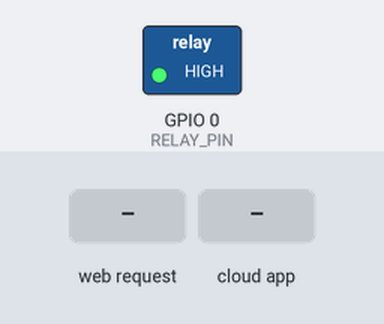
A sketch run on a simulated ESP8266 (NodeMCU). Parts: switched loads named in the sketch (green lamp = pin HIGH). The test bench sets the inputs (shaded band). WiFi joins after 1.5 s; servers stay silent unless stated; EEPROM starts erased; no MQTT or app messages arrive unless stated.

Above: at 2.8 s.
2.9 s: HTTP request GET /?sendCommand=1&ontime=1&offtime=1 received
At 3.2 s:
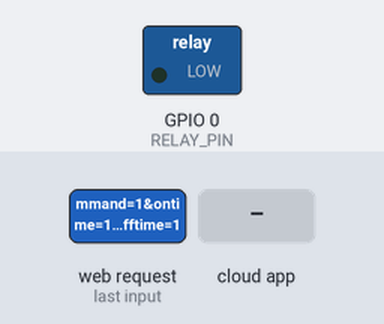
5.9 s: HTTP request GET /?sendCommand=1 received
At 6.6 s:
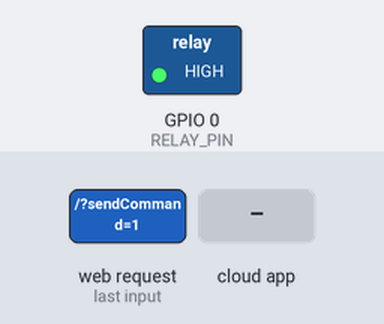
7.4 s: the phone or cloud app sets Amplifier to 1
At 8.8 s:
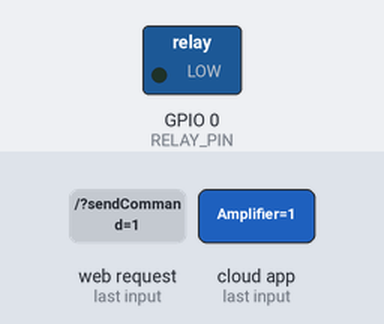
Timing chart, 0 to 10.4 s (numbered marks = the images above; inputs shaded):
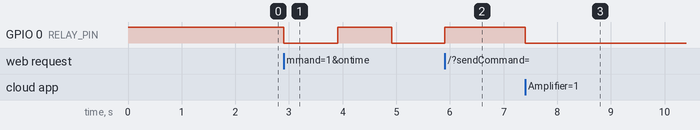

Measured:
- after the input at 2.9 s, GPIO 0 (RELAY_PIN): HIGH → LOW at once, → HIGH 1.0 s later, → LOW 1.0 s later
- after the input at 5.9 s, GPIO 0 (RELAY_PIN): goes on until 5.9 s, then stays HIGH
- after the input at 7.4 s, GPIO 0 (RELAY_PIN): HIGH → LOW at once

The sketch:

ESP01_1ChannelSwitch.ino
```cpp
#include <ESP8266WiFi.h>
#include <ESP8266WebServer.h>
#include <PubSubClient.h>
#include <ArduinoOTA.h>
#include <EEPROM.h>
#include "fauxmoESP.h"

#define IDENTIFIER 7867
#ifndef STASSID
#define STASSID "Allahu Akbar"
#define STAPSK  "bg$786786"
#define HOSTNAME "Amplifier"
#define DEVICE_TITLE "Amplifier Switch"
#define DATA_REFRESH_DELAY 3000 // 3 Seconds
#define DEFAULT_ON_DURATION   2000
#define DEFAULT_OFF_DURATION  2000
#endif

fauxmoESP fauxmo;

static const String FOOTER = String("<br/><br/><br/><br/><br/><br/><br/>\n")
                           + String("<font face=\"Arial\" size=\"2\">\n")
                           + String("<table width=\"100%\" bgcolor=\"lightgray\" style=\"color: black;\">\n")
                           + String("  <tr><td>&nbsp;</td></tr>\n")
                           + String("  <tr>\n")
                           + String("    <td colspan=\"2\" align=\"center\">&#169; Copyright 2020 Alithis Technologies - All Rights Reserved</td>\n")
                           + String("  </tr>\n")
                           + String("  <tr><td>&nbsp;</td></tr>\n")
                           + String("  <tr>\n")
                           + String("    <td colspan=\"2\" align=\"center\">&nbsp;<a href=\"https://alithistech.com\">Alithis Technologies</a></td>\n")
                           + String("  <tr>\n")
                           + String("  <tr><td>&nbsp;</td></tr>\n")
                           + String("  <tr>\n")
                           + String("    <td align=\"left\"><a href=\"mailto:getitdone@alithistech.com\">mohammad.mujeeb@gmail.com</a></td>\n")
                           + String("    <td align=\"right\"><a href=\"tel:+919880506766\">+91-9880506766</a>&nbsp;</td>\n")
                           + String("  <tr>\n")
                           + String("  <tr><td>&nbsp;</td></tr>\n")
                           + String("</table>\n")
                           + String("</font>\n");

static const String STYLE   = String("   <meta name=\"viewport\" content=\"width=device-width, initial-scale=1\">")
                            + String("   <style>")
                            + String("     .switch {")
                            + String("       position: relative;")
                            + String("       display: inline-block;")
                            + String("       width: 60px;")
                            + String("       height: 34px;")
                            + String("     }")
                            + String("     ")
                            + String("     .switch input {")
                            + String("       opacity: 0;")
                            + String("       width: 0;")
                            + String("       height: 0;")
                            + String("     }")
                            + String("     ")
                            + String("     .slider {")
                            + String("       position: absolute;")
                            + String("       cursor: pointer;")
                            + String("       top: 0;")
                            + String("       left: 0;")
                            + String("       right: 0;")
                            + String("       bottom: 0;")
                            + String("       background-color: #ccc;")
                            + String("       -webkit-transition: .4s;")
                            + String("       transition: .4s;")
                            + String("     }")
                            + String("     ")
                            + String("     .slider:before {")
                            + String("       position: absolute;")
                            + String("       content: \"\";")
                            + String("       height: 26px;")
                            + String("       width: 26px;")
                            + String("       left: 4px;")
                            + String("       bottom: 4px;")
                            + String("       background-color: white;")
                            + String("       -webkit-transition: .4s;")
                            + String("       transition: .4s;")
                            + String("     }")
                            + String("     ")
                            + String("     input:checked + .slider {")
                            + String("       background-color: #2196F3;")
                            + String("     }")
                            + String("     ")
                            + String("     input:focus + .slider {")
                            + String("       box-shadow: 0 0 1px #2196F3;")
                            + String("     }")
                            + String("     ")
                            + String("     input:checked + .slider:before {")
                            + String("       -webkit-transform: translateX(26px);")
                            + String("       -ms-transform: translateX(26px);")
                            + String("       transform: translateX(26px);")
                            + String("     }")
                            + String("     ")
                            + String("     /* Rounded sliders */")
                            + String("     .slider.round {")
                            + String("       border-radius: 34px;")
                            + String("     }")
                            + String("     ")
                            + String("     .slider.round:before {")
                            + String("       border-radius: 50%;")
                            + String("     }")
                            + String("   </style>");

const char* ssid = STASSID;
const char* password = STAPSK;
const int   RELAY_PIN = 0; // or 2

// The Data Structure
struct SavedData {
  int identifier;
  int onTime;
  int offTime;
  bool isSwitchOn;  // Off
  bool isBlinkOn;   // Off
} data;

// Set web server port number to 81
ESP8266WebServer server(81);

WiFiClient wifi;
PubSubClient mqtt(wifi);
long lastTimeStateUpdate = -1;

long lastTimeBlink = 0;

const char BROKER[] = "iot.quicksynclab.in";
int        PORT     = 1883;
const char TOPIC_STATE_SWITCH[]   = "ahmads/amplifier/switch/state";
const char TOPIC_COMMAND_SWITCH[] = "ahmads/amplifier/switch/command";
const char TOPIC_STATE_BLINK[]    = "ahmads/amplifier/blink/state";
const char TOPIC_COMMAND_BLINK[]  = "ahmads/amplifier/blink/command";

void setup() {

  // Configure pins as output pins
  pinMode(RELAY_PIN, OUTPUT);
  // Initial state - OFF
  digitalWrite(RELAY_PIN, HIGH);

  EEPROM.begin(sizeof(SavedData));

  // Restore stored data from EEPROM
  restoreEEPROMData();

  // Invalid data, store the data for the first time
  if(data.identifier != IDENTIFIER) {
    data.identifier = IDENTIFIER;
    data.onTime = DEFAULT_ON_DURATION;
    data.offTime = DEFAULT_OFF_DURATION;
    data.isSwitchOn = false;
    data.isBlinkOn = false;
    storeEEPROMData();
  }

  // Set the output to stored previous value
  if(data.isSwitchOn) {
    digitalWrite(RELAY_PIN, LOW);
  } else {
    digitalWrite(RELAY_PIN, HIGH);
  }

  WiFi.mode(WIFI_STA);
  WiFi.setSleepMode(WIFI_NONE_SLEEP);
  WiFi.setAutoReconnect(true);
  WiFi.persistent(true);
  WiFi.begin(ssid, password);

  while (WiFi.status() != WL_CONNECTED) {
    delay(200);                             // wait for 0.2 second
  }

  // Port defaults to 8266
  ArduinoOTA.setPort(8266);

  ArduinoOTA.setHostname(HOSTNAME);

  ArduinoOTA.onStart([]() {
    String type;
    if (ArduinoOTA.getCommand() == U_FLASH) {
      type = "sketch";
    } else { // U_FS
      type = "filesystem";
    }
  });

  ArduinoOTA.begin();

  //Associate the handler functions to the path
  server.on("/", handleRoot);
  server.begin();

  mqtt.setServer(BROKER, PORT);
  mqtt.setCallback(callback);

  // By default, fauxmoESP creates it's own webserver on the defined port
  // The TCP port must be 80 for gen3 devices (default is 1901)
  // This has to be done before the call to enable()
  fauxmo.createServer(true); // not needed, this is the default value
  fauxmo.setPort(80); // This is required for gen3 devices

  // You have to call enable(true) once you have a WiFi connection
  // You can enable or disable the library at any moment
  // Disabling it will prevent the devices from being discovered and switched
  fauxmo.enable(true);

  // Add virtual device
  fauxmo.addDevice(HOSTNAME);

  fauxmo.onSetState([](unsigned char device_id, const char * device_name, bool state, unsigned char value) {

  if(state) {
    digitalWrite(0, LOW);
    data.isSwitchOn = true;
    mqtt.publish(TOPIC_STATE_SWITCH, data.isSwitchOn ? "1" : "0");
  }else {
    digitalWrite(0, HIGH);
    data.isSwitchOn = false;
    mqtt.publish(TOPIC_STATE_SWITCH, data.isSwitchOn ? "1" : "0");
  }
 });
}

void loop() {
  if (!mqtt.connected()) {
    reconnect();
    mqtt.loop();
  } else {
    mqtt.loop();
  }

  // Handle the OTA Functionality
  ArduinoOTA.handle();

  //Handling of incoming requests
  server.handleClient();

  // fauxmoESP uses an async TCP server but a sync UDP server
  // Therefore, we have to manually poll for UDP packets
  fauxmo.handle();

  long currentTime = millis();
  if (currentTime - lastTimeStateUpdate > DATA_REFRESH_DELAY || lastTimeStateUpdate == -1) {
      mqtt.publish(TOPIC_STATE_SWITCH, data.isSwitchOn ? "1" : "0");
      mqtt.publish(TOPIC_STATE_BLINK, data.isBlinkOn ? "1" : "0");
      lastTimeStateUpdate = currentTime;
  }

  if(data.isBlinkOn) {
    if(digitalRead(0) == LOW) {
      if(millis() - lastTimeBlink > data.onTime) {
        digitalWrite(0, HIGH);
        data.isSwitchOn = false;
        mqtt.publish(TOPIC_STATE_SWITCH, data.isSwitchOn ? "1" : "0");
        lastTimeBlink = millis();
      }
    } else {
      if(millis() - lastTimeBlink > data.offTime) {
        digitalWrite(0, LOW);
        data.isSwitchOn = true;
        mqtt.publish(TOPIC_STATE_SWITCH, data.isSwitchOn ? "1" : "0");
        lastTimeBlink = millis();
      }
    }
  }
}

void reconnect() {
  // Reconnect and publish
  if (mqtt.connect(HOSTNAME, "mujeeb", "einstein")) {
    mqtt.publish(TOPIC_STATE_SWITCH, data.isSwitchOn ? "1" : "0");
    mqtt.publish(TOPIC_STATE_BLINK, data.isBlinkOn ? "1" : "0");
    mqtt.subscribe(TOPIC_COMMAND_SWITCH);
    mqtt.subscribe(TOPIC_COMMAND_BLINK);
  }
}

void callback(char* topic, byte* payload, unsigned int length) {

  String strTopic = String(topic);
  if(strTopic == String(TOPIC_COMMAND_SWITCH)) {

    if((char)payload[0] == '1') {
      digitalWrite(RELAY_PIN, LOW);
      data.isSwitchOn = true;
    } else {
      digitalWrite(RELAY_PIN, HIGH);
      data.isSwitchOn = false;
    }

    storeEEPROMData();
    mqtt.publish(TOPIC_STATE_SWITCH, data.isSwitchOn ? "1" : "0");
  }

  if(strTopic == String(TOPIC_COMMAND_BLINK)) {

    if((char)payload[0] == '1') {
      data.isBlinkOn = true;
    } else {
      data.isBlinkOn = false;
      digitalWrite(0, HIGH);
      data.isSwitchOn = false;
      mqtt.publish(TOPIC_STATE_SWITCH, data.isSwitchOn ? "1" : "0");
    }

    storeEEPROMData();
    mqtt.publish(TOPIC_STATE_BLINK, data.isBlinkOn ? "1" : "0");
  }
}

void handleRoot() {

  bool switchState = digitalRead(RELAY_PIN) == LOW;
  String command = server.arg("sendCommand");

  if(server.arg("ontime") != NULL && server.arg("offtime") != NULL) {
    data.onTime = server.arg("ontime").toInt() * 1000;
    data.offTime = server.arg("offtime").toInt() * 1000;
    storeEEPROMData();
  }

  if(command.charAt(0) == '0') {
    switchState = !switchState;

    if(switchState) {
      digitalWrite(RELAY_PIN, LOW);
      data.isSwitchOn = true;
    } else {
      digitalWrite(RELAY_PIN, HIGH);
      data.isSwitchOn = false;
    }

    storeEEPROMData();
    mqtt.publish(TOPIC_STATE_SWITCH, data.isSwitchOn ? "1" : "0");

  }

  if(command.charAt(0) == '1'){
    data.isBlinkOn = !data.isBlinkOn;
    storeEEPROMData();
    mqtt.publish(TOPIC_STATE_BLINK, data.isBlinkOn ? "1" : "0");

    if(!data.isBlinkOn) {
      digitalWrite(0, HIGH);
      data.isSwitchOn = false;
      mqtt.publish(TOPIC_STATE_SWITCH, data.isSwitchOn ? "1" : "0");
    }
  }

  String html = "<html>";
  html += "   <head>";
  html += "     <title>" + String(DEVICE_TITLE) + "</title>";
  html += STYLE;
  html += "     <script language='JavaScript'>";
  html += "       function submitForm(value) {";
  html += "          if(value == 0) {";
  html += "            document.getElementById('sendCommand').value = '0';";
  html += "          } else if(value == 1){";
  html += "            document.getElementById('sendCommand').value = '1';";
  html += "          } else {";
  html += "            document.getElementById('sendCommand').value = '2';";
  html += "          }";
  html += "          document.forms[0].submit();";
  html += "       }";
  html += "       function valueChanged(value) {";
  html += "         var xhttp = new XMLHttpRequest();";
  html += "         xhttp.onreadystatechange = function() {};";
  html += "         xhttp.open(\"GET\", \"http://" + WiFi.localIP().toString() + "?sendCommand=\" + (value == 0 ? \"0\" : \"1\"), true);";
  html += "         xhttp.send();";
  html += "       }";
  html += "     </script>";
  html += "   </head>";
  html += "   <body>";
  html += "     <center>";
  html += "     <br>";
  html += "       <h1>" + String(DEVICE_TITLE) + "</h1>";
  html += "     <br>";
  html += "      <table border='1' cellpadding='20' cellspacing='0'>";
  html += "        <form method='GET'>";
  html += "           <tr>";
  html += (String)"         <td align='center'>On Time: <input name='ontime' id='ontime' type='text' size='3' maxlength='3' value='" + (data.onTime/1000) + "'></td>";
  html += (String)"         <td align='center'>Off Time: <input name='offtime' id='offtime' type='text' size='3' maxlength='3' value='" + (data.offTime/1000) + "'></td>";
  html += "           </tr>";
  html += "           <tr>";
  html += "             <input type='hidden' id='sendCommand' name='sendCommand'>";
  html += "             <td align='center' colspan='2'><button onclick='submitForm(3)'>Save</button></td>";
  html += "           </tr>";
  html += "        </form>";
  html += "      </table>";
  html += "      <br><br><br>";
  html += "      <table cellpadding=0 cellspacing=5>";
  html += "        <tr>";
  html += "          <td align='cemter'>Blink</td>";
  html += "          <td>&nbsp;&nbsp;&nbsp;&nbsp;&nbsp;&nbsp;</td>";
  html += "          <td align='center'>Switch</td>";
  html += "        </tr>";
  html += "        <tr>";
  html += "          <td align='cemter'><label class=\"switch\"><input type=\"checkbox\" " + (String)(data.isBlinkOn ? "checked" : "") + " onChange=\"valueChanged(1)\"><span class=\"slider round\"></span></label></td>";
  html += "          <td>&nbsp;&nbsp;&nbsp;&nbsp;&nbsp;&nbsp;</td>";
  html += "          <td align='cemter'><label class=\"switch\"><input type=\"checkbox\" " + (String)(switchState ? "checked" : "") + " onChange=\"valueChanged(0)\"><span class=\"slider round\"></span></label></td>";
  html += "        </tr>";
  html += "      </table>";
  html += "  </center>";
  html += FOOTER;
  html += " </body>";
  html += "</html>";
  server.send(200, "text/html", html);
  server.client().stop();
}

// Method to Store Structure data into EEPROM
void restoreEEPROMData() {
  EEPROM.get(0, data);
}

// Method to Restore Structure data from EEPROM
void storeEEPROMData() {
  EEPROM.put(0, data);
  EEPROM.commit();
}
```
